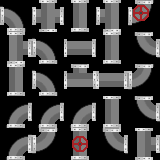

The image is a tile-based game level rendered from a .tmx file. Its description and complete source (layers, tilesets, objects, tile grids) follow:
An orthogonal 5x5 tile map with 32x32 px tiles, 1 tile layer (Tile Layer 1).

<map version="1.2" tiledversion="1.3.2" orientation="orthogonal" renderorder="right-down" compressionlevel="0" width="5" height="5" tilewidth="32" tileheight="32" infinite="0" nextlayerid="3" nextobjectid="6">
 <tileset firstgid="1" source="images/pipeTileSet.tsx" />
 <layer id="1" name="Tile Layer 1" width="5" height="5">
  <properties>
   <property name="AdjacencyDirections" value="" />
  </properties>
  <data encoding="csv">
5,12,7,3,16,
8,5,1,7,11,
7,5,9,1,10,
4,4,4,7,11,
4,10,18,11,8
</data>
 </layer>
</map>
